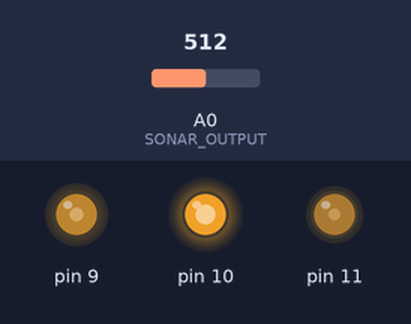
The sketch below on a simulated Arduino Uno, built with avr-gcc and run on an emulated ATmega328P. Shown: output pins drawn as LEDs (lit = HIGH). The test bench sets the inputs (shaded band); at power-on: A0 (SONAR_OUTPUT) = 512. Random numbers use the default seed unless the sketch sets one.

Above: at 3.49 s.
3.8 s: A0 (SONAR_OUTPUT) set to 122
At 4.8 s:
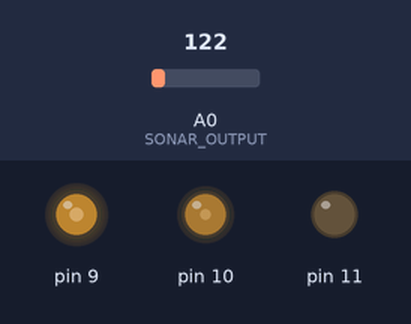
7.5 s: A0 (SONAR_OUTPUT) set to 5
11.2 s: A0 (SONAR_OUTPUT) set to 14
14.9 s: A0 (SONAR_OUTPUT) set to 16
At 15.13 s:
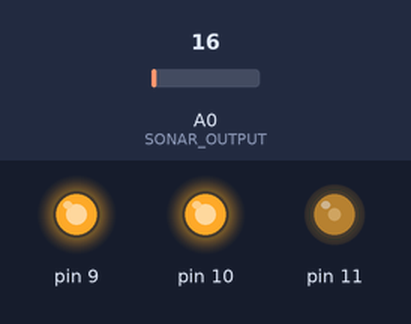
18.6 s: A0 (SONAR_OUTPUT) set to 306
At 19.3 s:
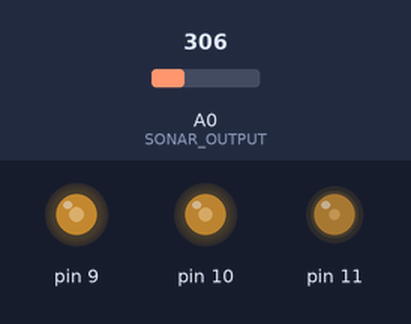
Timing chart, 0 to 27.0 s (numbered marks = the images above; inputs shaded):
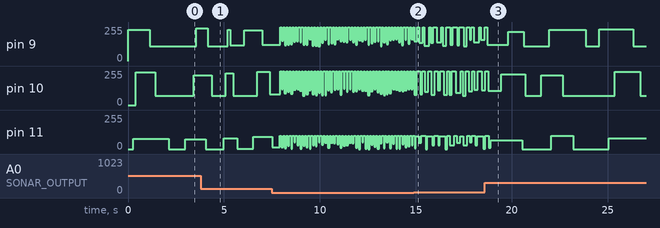

The sketch:

Spooky_Dials_Test_01.ino
```cpp
// ===========================================================================================
// ===========================================================================================
// CONSTANTS
const boolean ON = true;
const boolean OFF = false;
const int NUMBER_OF_DIALS = 3;
// Pins ======================================
const int BIG_MILLIAMP_DIAL = 9;
const int SMALL_MILLIAMP_DIAL = 10;
const int AMP_DIAL = 11;
const int SONAR_OUTPUT = A0; // Analog In Pin 0
// ===========================================================================================
// ===========================================================================================
// UTILS
int make_integer_product(float multiplier, int multiplicand) {
  return int(multiplier * multiplicand + 0.5);
}
// ===========================================================================================
// ===========================================================================================
// A Single Dial
// pin: The Arduino pin connected to the positive lead of the dial
// lowerBound: The lowest analogWrite value to be sent when a dial is to Dial.low()
// upperBound: The highest analogWrite value to be sent when a dial is to Dial.high()

class Dial {
  public:
    Dial(int pin, int lowerBound, int upperBound);
    void high(float distance_multiplier);
    void low(float distance_multiplier);

  private:
    int _pin;
    int _lowerBound;
    int _upperBound;
};


Dial::Dial(int pin, int lowerBound, int upperBound) {
  pinMode(pin, OUTPUT);
  _pin = pin;
  _lowerBound = lowerBound;
  _upperBound = upperBound;
}

// TODO: ADJUST MAX AMPLITUDE PER MULTIPLIER?
void Dial::high(float distance_multiplier) {
  int lower_bound_modifier = make_integer_product(distance_multiplier, 35);
  int high = random((_upperBound - lower_bound_modifier), _upperBound);
  analogWrite(_pin, high);
}

void Dial::low(float distance_multiplier) {
  int upper_bound_modifier = make_integer_product(1 - distance_multiplier, 55);
  int low = random(_lowerBound, (_lowerBound + upper_bound_modifier));
  analogWrite(_pin, low);
}
// ===========================================================================================
// ===========================================================================================
// A collection of dials
// all_dials: The dials in the collection
class Dials {
  public:
    Dials(Dial all_dials[]);
    void set(boolean onState, float multiplier);

  private:
    Dial* _dials;
    void shuffle(Dial * t, int);
};

Dials::Dials(Dial dial_set[]) {
  _dials = dial_set;
}

void Dials::shuffle(Dial * t, int n) {
  // -- see: http://en.wikipedia.org/wiki/Fisher-Yates_shuffle
  // https://forum.arduino.cc/index.php?topic=144653.0
  while (--n >= 2) {
    // n is now the last pertinent index
    int k = random (n); // 0 <= k <= n - 1
    // Swap
    Dial temp = t [n];
    t [n] = t [k];
    t [k] = temp;
  }
}

void Dials::set(boolean onState, float multiplier) {
  shuffle(_dials, NUMBER_OF_DIALS);
  int upper_limit = multiplier * 750;

  if (onState) {
    for (int i = 0; i < 3; i++) {
      _dials[i].high(multiplier);
      delay(random(10, upper_limit));
    }
  } else {
    for (int i = 0; i < 3; i++) {
      _dials[i].low(multiplier);
      delay(random(10, upper_limit));
    }
  }
}
// ===========================================================================================
// ===========================================================================================
float distanceMultiplier(int input_value) {
  int distance;
  // value below is the freak out point.  Adjust this to arms length.
  if (input_value <= 15) {
    distance = 1;
  } else {
    distance = min(input_value, 180);
  }

  return distance/180.0;
}

int getDelay(float multiplier) {
  int upperLimit = make_integer_product(multiplier, 501);
  return random(50, upperLimit);
}
// ===========================================================================================
// ===========================================================================================
// RUN

// Define the dials and their properties
Dial dial1(BIG_MILLIAMP_DIAL, 110, 255);
Dial dial2(SMALL_MILLIAMP_DIAL, 70, 255);
Dial dial3(AMP_DIAL, 0, 100);

// Collect the dials
Dial dial_set[NUMBER_OF_DIALS] = {dial1, dial2, dial3};

// Create the set of dials to be operated upon
Dials dials(dial_set);

void setup() {}

void loop() {
  float multiplier = distanceMultiplier(analogRead(SONAR_OUTPUT));

  dials.set(ON, multiplier);
  delay(getDelay(multiplier));
//  TODO: Update here to remove repetition and make the loop more responsive to the sensor
//  since the sensor is read once each loop and not updated until after all the delay()'s
  dials.set(OFF, multiplier);
  delay(getDelay(multiplier));
}
```
